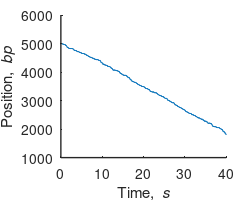

Here is the MATLAB script that generated this plot: (Note: this script raises an error after producing the figure.)
function exampleMonteCarlo2

% PARAMETERS AND INITIALIZATION
k = 0.8;                      % rate (in "real units", s^-1)      %??? why this rate (supposedly the rate of the step is once every 0.5 seconds)
dt = 0.04;                    % simulation dt, make small such that k*dt < 0.2      % why this dt? (you want to sample once every 0.1 seconds if it gave one step)
nTimeSteps = 10000;           % number of dt steps to simulate
r1 = rand(1,nTimeSteps);      % random number for monte carlo
timeStep = nan(1,nTimeSteps); % simulation time steps where steps occur
                              % (pre-allocate r1 and timeStep for speed)
Pos=5000;                        % Initial position   
Stepsize=10;                  % Size of the motor's step 
kT=4.11;                      % Boltzman constant (pN.nm)    
kappa=0.3;                    % Stiffness of the trap (nm/pN) 



% SIMULATION
s = 0;                        % number of steps taken
t = 1;                        % simulation time points, matlab arrays start at 1
Noise = 0;                    % Initializing noise parameter   
                  

while t < nTimeSteps,
    Noise = normrnd(0,sqrt(kT*kappa),1); % Generating noise random value 
    PosVec(t)=Pos + Noise;    % Especifying position and adding noise                
    TimeVec(t)=(t*dt)*0.1;    % Generating time vector to plot 
    if r1(1,t) < k*dt*(1-(k*dt))% if the random number is small than this value (lambda*time - lambda*time^2) 
        s = s + 1;            % take a step
        Pos=Pos-Stepsize;     % Increment the position by one step size
        timeStep(s) = t;      % mark the simulation time the step happened
    end
    t = t + 1;                % increase simulation time
end

close all;
hfig = 1;
figure(hfig); clf;
plot(TimeVec,PosVec,'-');
fontSize = 10;
set(gca,'fontsize',fontSize);
set(gca,'linewidth',1);
set(gca,'layer','top');
box off;
set(hfig, 'PaperSize', [3 2.5]);
set(hfig, 'PaperPosition', [0.25 0.25 2.5 2]);
ylabel('Position, {\it bp}')
xlabel('Time, {\it s}');

% EXPONENTIAL DISTRIBUTION
% confirm the delay between steps fits the appropriate exponential distribution
%hfig = 2;
%figure(hfig); clf;
%t1 = 0.25:0.25:10;            % bins for plots and histogram
%plot(t1,hist(diff(timeStep*dt),t1)/sum(hist(diff(timeStep*dt),t1))/diff(t1(1:2)),'ok','markersize',4);
%hold on;
plot([0 t1], k * exp(-k .* [0 t1]),'-r','linewidth',1.5);
fontSize = 10;
set(gca,'fontsize',fontSize);
set(gca,'linewidth',1);
set(gca,'layer','top');
box off;
set(hfig, 'PaperSize', [3 2.5]);
set(hfig, 'PaperPosition', [0.25 0.25 2.5 2]);
ylabel('probability density, {\it P \prime}')
xlabel('time, {\it t}');
set(gca,'xtick',0:2:10);

% POISSON DISTRIBUTION

% first calculate the distribution of events in the given amount of time
% using a sliding window
timeStepWindow = 100;
nWindows = nTimeSteps - timeStepWindow;
num = zeros(1,nWindows);
for i = 1:nWindows,
    num(i) = length(intersect(i:i+timeStepWindow,timeStep));
end

% plot the distribution and confirm that it fits to the appropriate
% Poisson distribution
hfig = 3;
figure(hfig); clf;
bins = 0:1:15;
bar(bins,hist(num,bins)/sum(hist(num,bins)),'facecolor',[0.4 0.5 0.8]);
hold on;
plot(bins,poisspdf(bins,k*timeStepWindow*dt),'-r','linewidth',1.5);
fontSize = 10;
set(gca,'fontsize',fontSize);
set(gca,'linewidth',1);
set(gca,'layer','top');
box off;
set(hfig, 'PaperSize', [3 2.5]);
set(hfig, 'PaperPosition', [0.25 0.25 2.5 2]);
ylabel('probability, {\it P}')
xlabel('number of events, {\it n}');

% TRAJECTORY
hfig = 4;
figure(hfig); clf;
nEvents = 50;       % show only the first 50 steps
stairs([0 timeStep(1:nEvents)],[0 1:nEvents],'-k','linewidth',1);
fontSize = 10;
set(gca,'fontsize',fontSize);
set(gca,'linewidth',1);
set(gca,'layer','top');
box off;
set(hfig, 'PaperSize', [3 2.5]);
set(hfig, 'PaperPosition', [0.25 0.25 2.5 2]);
xlabel('time, {\it t}');
ylabel('number of events');
